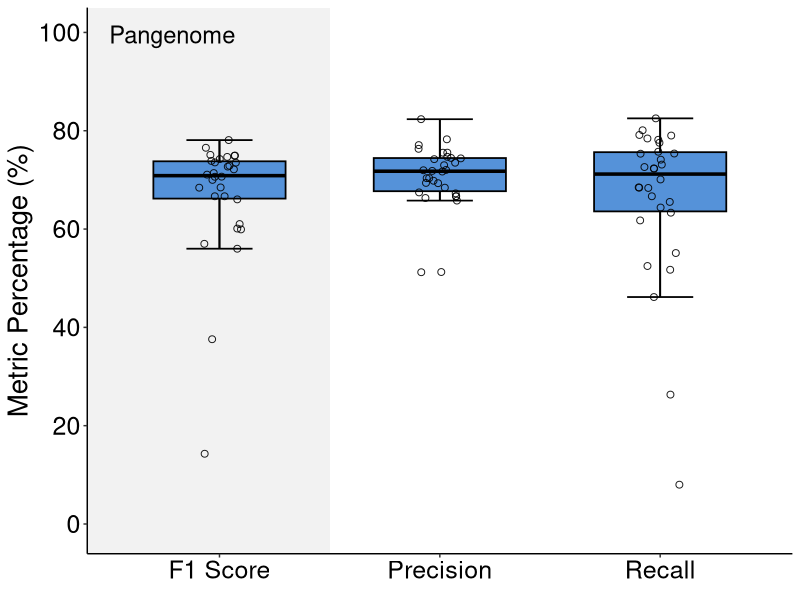

The R source for this figure: (Note: this script raises an error after producing the figure.)
## ---- chunk 1
rm(list=ls())
gc()
## ---- chunk 2
megatable <- read.csv("../data/pangenome_project_megatable.csv")
consensus <- megatable[c("Donor_ID", "Reference", "Consensus_Precision", "Consensus_Recall", "Consensus_F1_Score")]
consensus$Variant_Caller <- "Consensus"
## ---- chunk 3
library(ggplot2)
library(dplyr)
library(patchwork)

consensus_color <- c("#5592D9")
## ---- chunk 4
rename_col <- function(df) {
  colnames(df)[grepl("_Recall$", colnames(df))] <- "Recall"
  colnames(df)[grepl("_Precision$", colnames(df))] <- "Precision"
  colnames(df)[grepl("_F1_Score$", colnames(df))] <- "F1_Score"
  return(df)
}

as_numeric <- function(df) {
  df <- df[df$Reference %in% c("Pangenome", "Linear"), ]
  df$F1_Score <- as.numeric(df$F1_Score)
  df$Precision <- as.numeric(df$Precision)
  df$Recall <- as.numeric(df$Recall)
  return(df)
}
## ---- chunk 5
consensus_boxplot <- function(data, plot_title, legend_pos) {
  
  set.seed(1)
  result <- ggplot(data, aes(Metric, Value, fill=Variant_Caller)) + 
     annotate(
      "rect",
      xmin = -Inf, xmax = 1.5,      
      ymin = -Inf, ymax = Inf,   
      alpha = 0.2,                
      fill = "grey") +
    stat_boxplot(
      geom = "errorbar", 
      width = 0.3, 
      color = "black", 
      size = 0.6) +
    geom_boxplot(
      width = 0.6, 
      outlier.shape = NA, 
      alpha = 1, 
      color = "black", 
      size = 0.6) +
    labs(
#      title = title, 
      x = element_blank(), 
      y = "Metric Percentage (%)") +
    scale_x_discrete(labels = c(
      "F1_Score" = "F1 Score",
      "Precision" = "Precision",
      "Recall" = "Recall"
    )) +
    scale_y_continuous(
      limits = c(-1, 100),
      breaks = seq(-100, 100, 20)) +
    scale_fill_manual(
      values = consensus_color) +
    scale_color_manual(
      values = "black",
      name = "Variant Caller") +
    geom_jitter(
      width = 0.1,
      size = 2,
      shape = 21,
      aes(color = Variant_Caller),
      fill = NA,
      alpha = 0.9
    ) +
    guides(
    color = guide_legend(override.aes = list(shape = 22,
                                             size = 6,
                                             fill = consensus_color, 
                                             color = "black")), 
    fill  = "none") +
    theme(
      legend.position = legend_pos,
      # legend.position.inside = c(0.75, 0.07),
      legend.background = element_rect(fill = "white", color = NA),
      legend.title = element_text(size = 18),
      legend.text = element_text(size = 18),
      panel.background = element_rect(fill = "white"),
      # panel.grid.major.y = element_line(color = "#F0F0F0"),
      # panel.grid.minor.y = element_line(color = "#F0F0F0"),
      plot.title = element_text(hjust = 0.5, size = 18),
      axis.text.x = element_text(size = 18, color = "black"),
      axis.text.y = element_text(size = 18, color = "black"),
      axis.title.y = element_text(size = 20), 
      panel.border = element_blank(),
      axis.line.x.bottom = element_line(color = "black"),
      axis.line.y.left   = element_line(color = "black")
    ) +
    annotate(
      "text",
      x = 0.5, y = Inf,
      label = plot_title,
      size = 6,
      color = "black",
      hjust = 0, 
      vjust = 2
    )
  
  return(result)
}
## ---- chunk 6
consensus_pan <- consensus[consensus$Reference == "Pangenome", ]

consensus_pan <- rename_col(consensus_pan)
consensus_pan <- as_numeric(consensus_pan)

consensus_long_pan <- data.frame(
  Donor_ID = rep(consensus_pan$Donor_ID, times = 3),
  Variant_Caller = rep(consensus_pan$Variant_Caller, times = 3),
  Metric = rep(c("F1_Score", "Precision", "Recall"), 
               each = nrow(consensus_pan)),
  Value  = c(consensus_pan$F1_Score, 
             consensus_pan$Precision, 
             consensus_pan$Recall)
)
## ---- chunk 7
set.seed(1)
consensus_pan_output <- consensus_boxplot(consensus_long_pan, "Pangenome", "none")

consensus_pan_output
## ---- chunk 8
# Change directory when on cluster!!!!!!
ggsave("./plot/supp3_consensus_boxplot_pangenome.pdf", plot = consensus_pan_output, width = 5, height = 6, dpi = 300)
## ---- chunk 9
consensus_lin <- consensus[consensus$Reference == "Linear", ]

consensus_lin <- rename_col(consensus_lin)
consensus_lin <- as_numeric(consensus_lin)

consensus_long_lin <- data.frame(
  Donor_ID = rep(consensus_lin$Donor_ID, times = 3),
  Variant_Caller = rep(consensus_lin$Variant_Caller, times = 3),
  Metric = rep(c("F1_Score", "Precision", "Recall"), 
               each = nrow(consensus_lin)),
  Value  = c(consensus_lin$F1_Score, 
             consensus_lin$Precision, 
             consensus_lin$Recall)
)
## ---- chunk 10
set.seed(1)
consensus_lin_output <- consensus_boxplot(consensus_long_lin, "Linear", "nones")

consensus_lin_output
## ---- chunk 11
# Change directory when on cluster!!!!!!
ggsave("./plot/supp3_consensus_boxplot_linear.pdf", plot = consensus_lin_output, width = 5, height = 6, dpi = 300)
